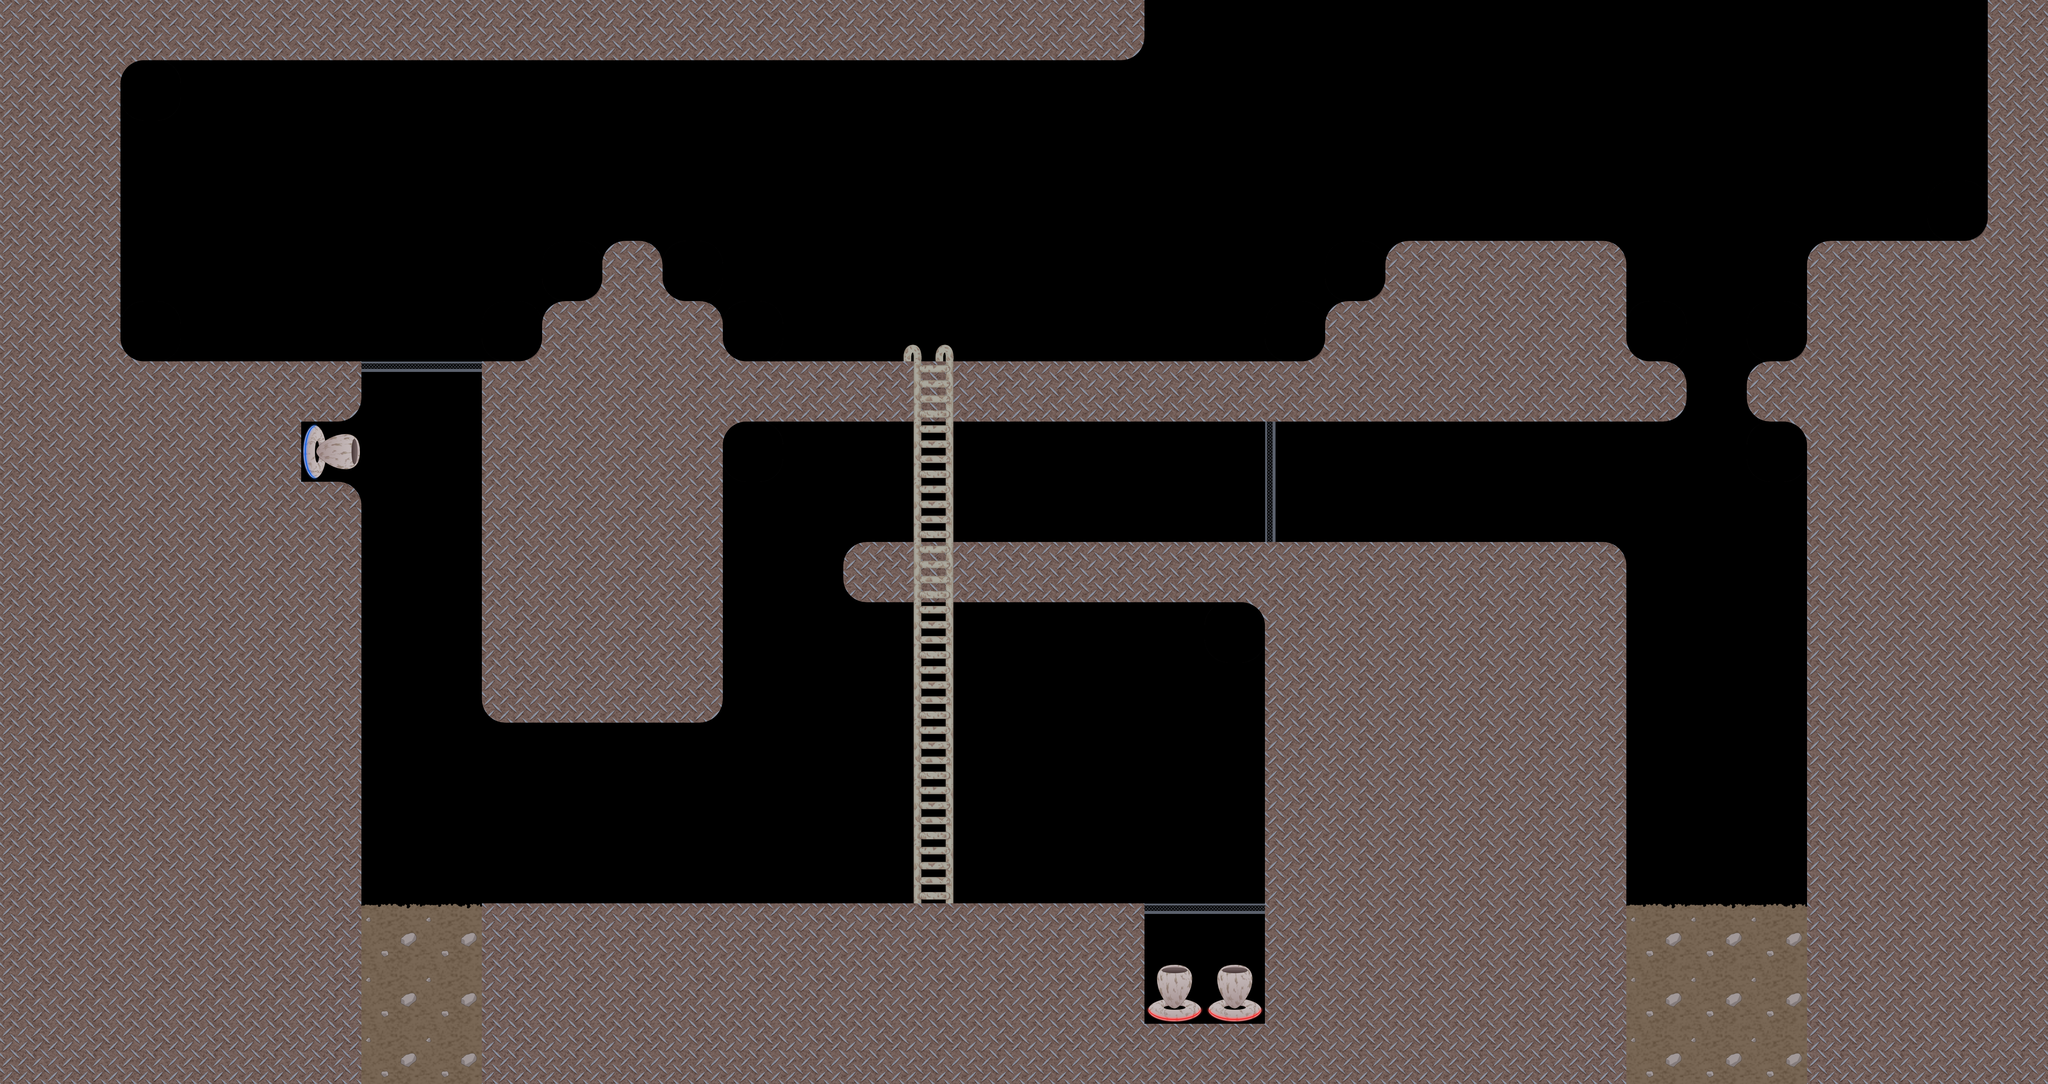

Rendered tile map (Tiled .tmx) drawn with the repository's tilesets; below, a short description and the full map source, tile grids included:
An orthogonal 34x18 tile map with 256x256 px tiles, 1 tile layer (タイル・レイヤー1).

<map version="1.0" tiledversion="1.1.2" orientation="orthogonal" renderorder="right-down" width="34" height="18" tilewidth="256" tileheight="256" infinite="0" nextobjectid="1">
 <tileset firstgid="1" source="trickle.tsx" />
 <layer name="タイル・レイヤー1" width="34" height="18">
  <data encoding="csv">
2,2,2,2,2,2,2,2,2,2,2,2,2,2,2,2,2,2,6,1,1,1,1,1,1,1,1,1,1,1,1,1,1,2,
2,2,11,1,1,1,1,1,1,1,1,1,1,1,1,1,1,1,1,1,1,1,1,1,1,1,1,1,1,1,1,1,1,2,
2,2,1,1,1,1,1,1,1,1,1,1,1,1,1,1,1,1,1,1,1,1,1,1,1,1,1,1,1,1,1,1,1,2,
2,2,1,1,1,1,1,1,1,1,1,1,1,1,1,1,1,1,1,1,1,1,1,1,1,1,1,1,1,1,1,1,14,2,
2,2,1,1,1,1,1,1,1,14,7,13,1,1,1,1,1,1,1,1,1,1,14,3,2,2,4,1,1,1,3,2,2,2,
2,2,13,1,1,1,1,1,14,3,2,4,13,1,1,23,1,1,1,1,1,14,3,2,2,2,2,13,1,14,2,2,2,2,
2,2,2,2,2,6,15,15,2,2,2,2,2,2,2,25,2,2,2,2,2,2,2,2,2,2,2,8,1,10,2,2,2,2,
2,2,2,2,2,33,1,1,2,2,2,2,11,1,1,24,1,1,1,1,1,18,1,1,1,1,1,1,1,12,2,2,2,2,
2,2,2,2,2,4,1,1,2,2,2,2,1,1,1,24,1,1,1,1,1,18,1,1,1,1,1,1,1,1,2,2,2,2,
2,2,2,2,2,2,1,1,2,2,2,2,1,1,10,25,2,2,2,2,2,2,2,2,2,2,4,1,1,1,2,2,2,2,
2,2,2,2,2,2,1,1,2,2,2,2,1,1,1,24,1,1,1,1,12,2,2,2,2,2,2,1,1,1,2,2,2,2,
2,2,2,2,2,2,1,1,5,2,2,6,1,1,1,24,1,1,1,1,1,2,2,2,2,2,2,1,1,1,2,2,2,2,
2,2,2,2,2,2,1,1,1,1,1,1,1,1,1,24,1,1,1,1,1,2,2,2,2,2,2,1,1,1,2,2,2,2,
2,2,2,2,2,2,1,1,1,1,1,1,1,1,1,24,1,1,1,1,1,2,2,2,2,2,2,1,1,1,2,2,2,2,
2,2,2,2,2,2,1,1,1,1,1,1,1,1,1,24,1,1,1,1,1,2,2,2,2,2,2,1,1,1,2,2,2,2,
2,2,2,2,2,2,19,19,2,2,2,2,2,2,2,2,2,2,2,15,15,2,2,2,2,2,2,19,19,19,2,2,2,2,
2,2,2,2,2,2,21,21,2,2,2,2,2,2,2,2,2,2,2,29,29,2,2,2,2,2,2,21,21,21,2,2,2,2,
2,2,2,2,2,2,21,21,2,2,2,2,2,2,2,2,2,2,2,2,2,2,2,2,2,2,2,21,21,21,2,2,2,2
</data>
 </layer>
</map>
